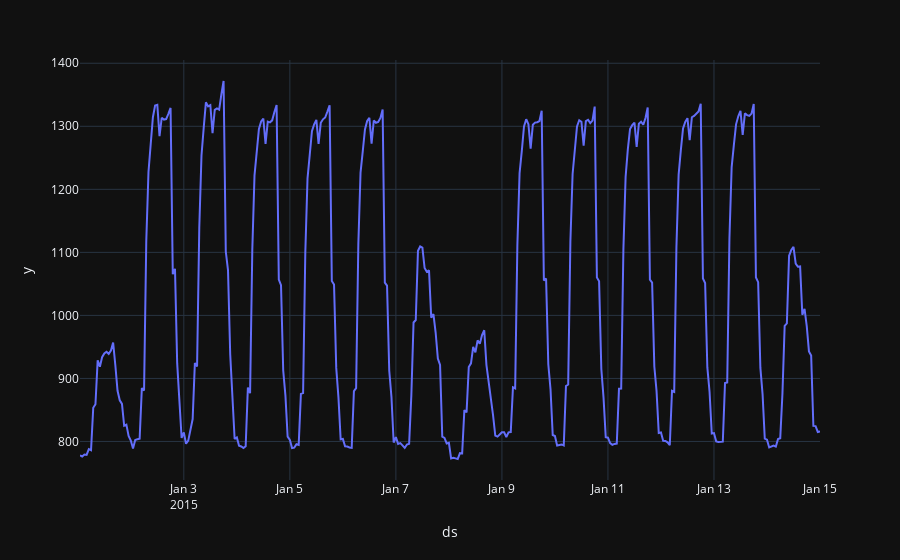

The notebook cell this image was saved under:
### Markdown cell above
##### Inspect dataset
First, let´s have a closer look at the datasets. The **SF Energy Load** dataset has a single time
series with 8760 samples. It has hourly frequency, and a daily and weekly seasonality. It does not seem to have a clear
trend.

### Code cell
print('data samples:', df_sf_load.shape[0])
df_sf_load[0:14*24].plot(x='ds', y='y').show('renderer'=='SVG')

### Figure 1 — Plotly figure (JSON) as saved in the notebook; plotly's stock layout.template omitted (floating-point values rounded to 4 significant figures; data arrays with more than 128 entries replaced by an {"elided": "..."} marker saying what was removed)
{"data": [{"hovertemplate": "ds=%{x}<br>y=%{y}<extra></extra>", "legendgroup": "", "line": {"color": "#636efa", "dash": "solid"}, "marker": {"symbol": "circle"}, "mode": "lines", "name": "", "orientation": "v", "showlegend": false, "uid": "2d179ffa-bc98-47d9-865a-02ae397af4f4", "x": {"elided": "336 str values"}, "xaxis": "x", "y": {"elided": "336 float values"}, "yaxis": "y", "type": "scatter"}], "layout": {"xaxis": {"anchor": "y", "domain": [0.0, 1.0], "title": {"text": "ds"}}, "yaxis": {"anchor": "x", "domain": [0.0, 1.0], "title": {"text": "y"}}, "legend": {"tracegroupgap": 0}, "margin": {"t": 60}}}
